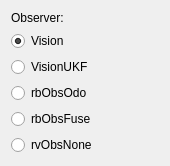
            <widget class="QWidget" name="layoutWidget_4">
                <property name="geometry">
                    <rect>
                        <x>120</x>
                        <y>10</y>
                        <width>170</width>
                        <height>130</height>
                    </rect>
                </property>
                <layout class="QVBoxLayout" name="lyObserver">
                    <item>
                        <widget class="QLabel" name="lbControl_2">
                            <property name="text">
                                <string>Observer:</string>
                            </property>
                        </widget>
                    </item>
                    <item>
                        <widget class="QRadioButton" name="rbObsVis">
                            <property name="text">
                                <string>Vision</string>
                            </property>
                            <property name="checked">
                                <bool>true</bool>
                            </property>
                        </widget>
                    </item>
                    <item>
                        <widget class="QRadioButton" name="rbObsVisUKF">
                            <property name="text">
                                <string>VisionUKF</string>
                            </property>
                            <property name="checked">
                                <bool>false</bool>
                            </property>
                        </widget>
                    </item>
                    <item>
                        <widget class="QRadioButton" name="rbObsOdomUKF">
                            <property name="text">
                                <string>rbObsOdo</string>
                            </property>
                        </widget>
                    </item>
                    <item>
                        <widget class="QRadioButton" name="rbObsFuse">
                            <property name="text">
                                <string>rbObsFuse</string>
                            </property>
                        </widget>
                    </item>
                    <item>
                        <widget class="QRadioButton" name="rbObsNone">
                            <property name="text">
                                <string>rvObsNone</string>
                            </property>
                        </widget>
                    </item>
                </layout>
            </widget>
